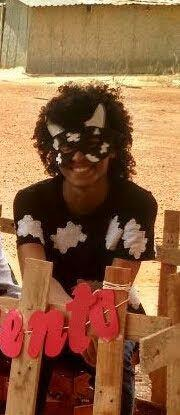
#> input picture eu.jpg, 180 x 415 px; its folder holds only this picture in this run
$ python -i simpleImage.py   (imports and definitions only)
#> lines starting #> are read from the running program, lines starting #| are printed output that depends on the picture
from os import strerror
from typing import Union
import numpy as np
from PIL import Image
from PyInquirer import prompt
from utils import MAT_ESP, MAT_REF, MAT_TESTE, IMPORTER
import matplotlib.pyplot as plt
from decimal import Decimal

# TODO: Transformar isso aqui em várias classes

IMG_FOLDER = ""
OUT_FOLDER = "./out/"


class SimpleImage:

    def __init__(self, imgName: str, save_f: bool = False) -> None:
#> called with imgName = 'eu.jpg', save_f = False
        self.imgName = imgName
        self.imgPath = IMG_FOLDER + imgName
        self.image = Image.open(self.imgPath)
#> self.image is the input picture: PIL image 180x415 RGB; mean R, G, B 142, 97.4, 64.8
        self.pixel_data = self.image.load()
        self.data = np.asarray(self.image)
        self.width = self.image.width
#> self.width = 180
        self.heigth = self.image.height
#> self.heigth = 415
        self.save_f = save_f
        self.mode = self.image.mode
#> self.mode = 'RGB'

    def save_file(self, name: str, image) -> None:
        if self.save_f:
            image.save(f'{OUT_FOLDER}{name}_{self.imgName}')

    def in_grayscale(self):
        img = self.image.convert('L')
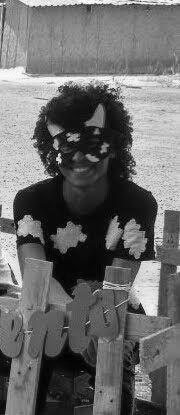
#> img: PIL image 180x415 L; min 0, max 253, mean 107
        self.save_file("Grayscale", img)
        return img

    # [201 lines left out: functions interpolação, interpolacao_vizinhos_reducao, interpolacao_vizinhos_ampliacao, calcular_rgb_media, interpolacao_bilinear_reducao, interpolacao_bilinear_ampliacao and 5 more, not called in this run]

    def histograma(self) -> None:

        #No momento só funciona com imagens em grayscale, por isso a conversão parar grayscale
        #TODO: Fazer esse método ficar menos burro e funcionando pelo menos com RGB, morra canal alpha maldito

        g_img = self.in_grayscale()
        number_of_pixels = self.width * self.heigth
#> number_of_pixels = 74700

        newImage = Image.new(g_img.mode, g_img.size)
#> newImage: PIL image 180x415 L; every value is 0
        newImage_pixels = newImage.load()

        hist = g_img.histogram()
#> hist = 256 values, max 812 at index 10, min 0 at index 254, mean 291.8
        norm_hist = [Decimal.from_float(x / number_of_pixels) for x in hist]
#> norm_hist = 256 items

        hist_equal = []
        count = 0
        for i in range(0, len(hist)):
            count = count + len(hist) * norm_hist[i]
            hist_equal.append(count)
#> after the loop, hist_equal = 256 items

        vals_table = [min(round(x), 255) for x in hist_equal]
#> vals_table = 256 values from 0 to 255
        look_up_table = dict(zip([x for x in range(0, len(hist))], vals_table))
#> look_up_table = 256 items

        for y in range(newImage.height):
            for x in range(newImage.width):
                newImage_pixels[x, y] = look_up_table[g_img.getpixel((x, y))]

        newImage_hist = newImage.histogram()
#> newImage_hist = 256 values, max 812 at index 12, min 0 at index 3, mean 291.8

        fig, axes = plt.subplots(nrows=2, ncols=2)

        for i in range(len(hist)):
            axes[0, 0].set_title("Histograma da imagem")
            axes[0, 0].bar(i, hist[i], color="#000000", edgecolor="#000000")

        for i in range(len(hist)):
            axes[0, 1].set_title("Histograma normalizado")
            axes[0, 1].bar(i, norm_hist[i], color="#000000",
                           edgecolor="#000000")
            axes[0, 1].set_ylim(0, .1)

        hist_acum = []
        count = 0
        for i in range(0, len(norm_hist)):
            count += norm_hist[i]
            hist_acum.append(count)
#> after the loop, hist_acum = 256 items

        for i in range(len(hist)):
            axes[1, 0].set_title("Histograma normalizado c/ acúmulo")
            axes[1, 0].bar(i, norm_hist[i], color="#000000",
                           edgecolor="#000000")
            axes[1, 0].plot(hist_acum)

        for i in range(len(newImage_hist)):
            axes[1, 1].set_title('Histograma Equalizado')
            axes[1, 1].bar(i, newImage_hist[i],
                           color="#000000", edgecolor="#000000")

        plt.subplots_adjust(left=0.1,
                            bottom=0.1,
                            right=0.9,
                            top=0.9,
                            wspace=0.4,
                            hspace=0.4)

        plt.show()
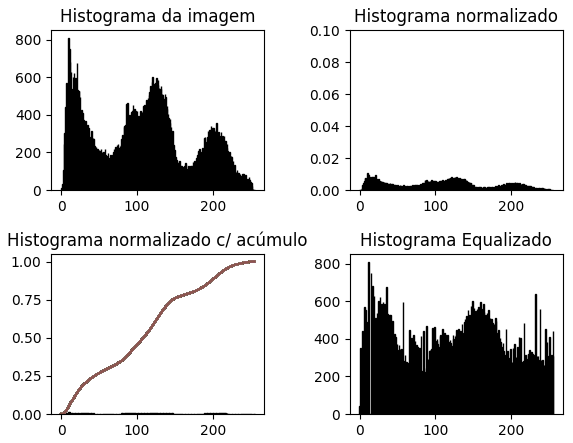
#> figure drawn by matplotlib, 4 panels; panel 3: curve peaks at x = 253, y = 1; panel 3: curve peaks at x = 253, y = 1; panel 3: curve peaks at x = 253, y = 1

        newImage.show()
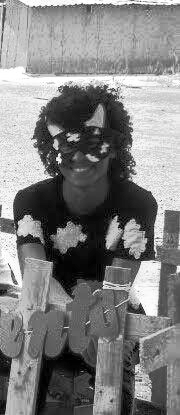
#> shown: PIL image 180x415 L; min 0, max 255, mean 128.6

        if self.save_f:
            fig.savefig(f"{OUT_FOLDER}Histogramas_{self.imgName}")
        self.save_file("Imagem_Equalizada", newImage)

    # [9 lines left out: function intensidade, not called in this run]

>>> result = SimpleImage('eu.jpg').histograma()
